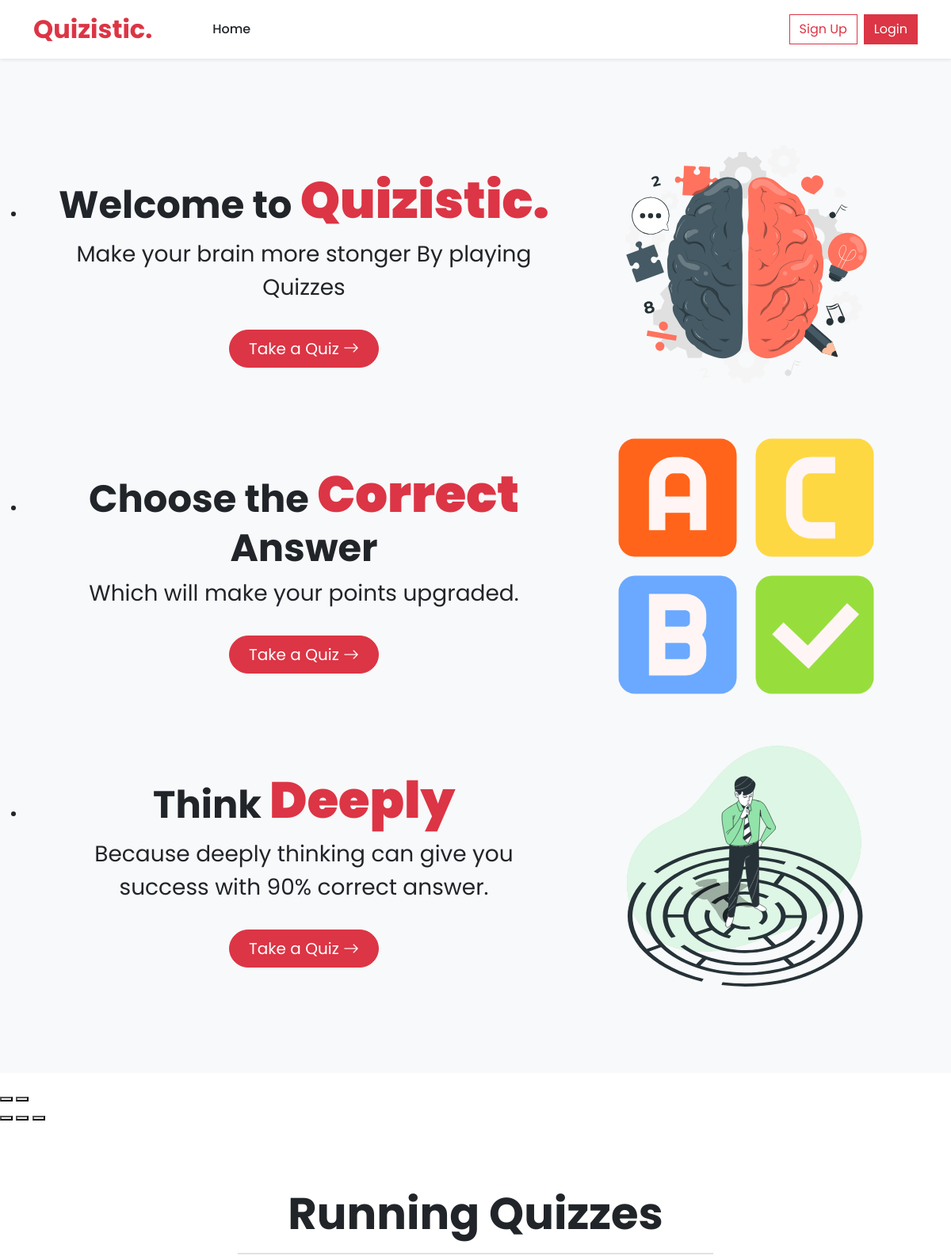
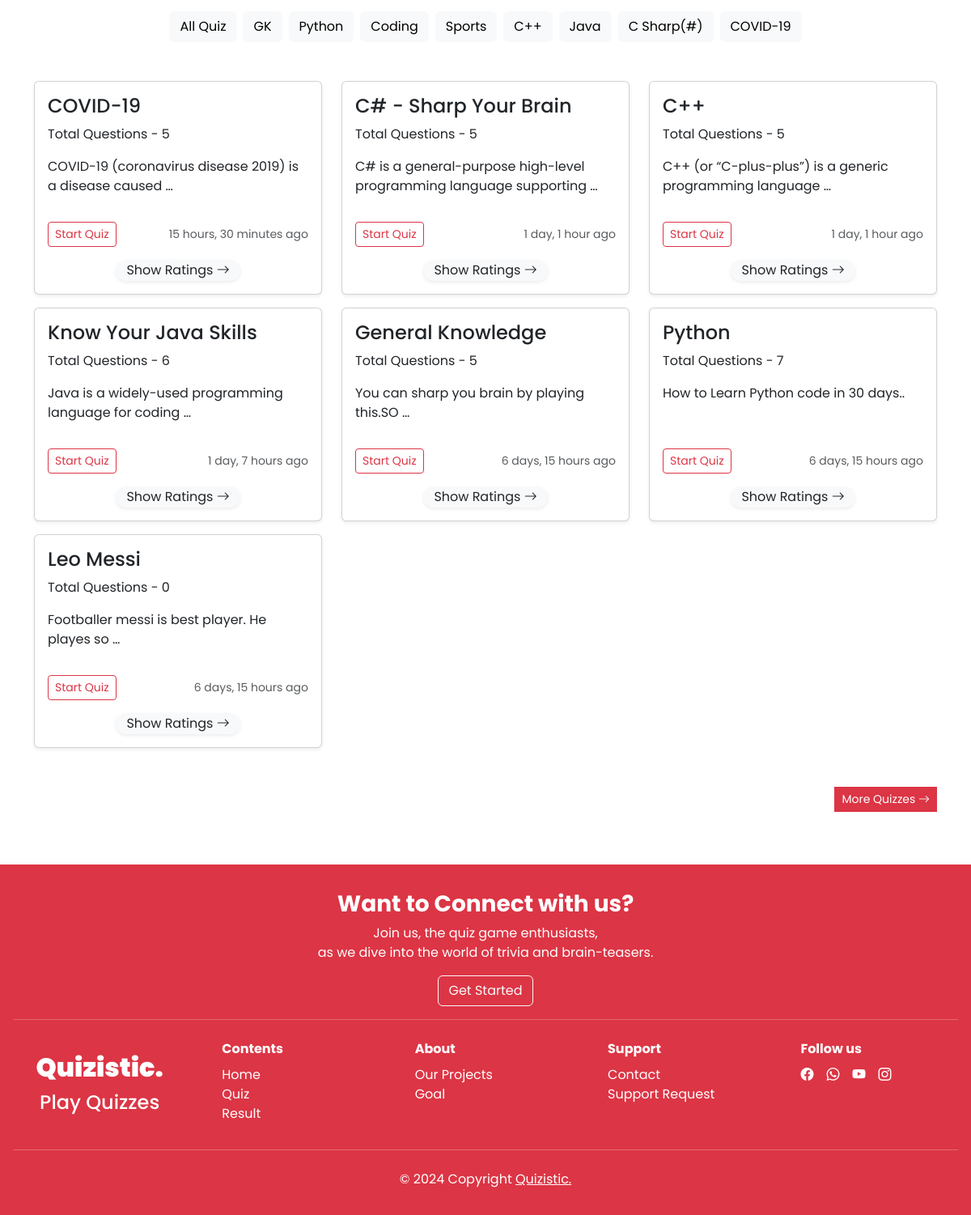
The page / on the database its author committed (2 pictures, top to bottom).
### category/models.py (models this page shows, shortened)
class Category(models.Model):
    name = models.CharField(max_length=25)
    slug = models.SlugField(max_length=25,unique=True, null=True, blank=True)

### quiz/models.py (models this page shows, shortened)
class Quiz(models.Model):
    title = models.CharField(max_length=250)
    description = models.TextField()
    category = models.ForeignKey(Category, on_delete = models.CASCADE)
    created_at = models.DateTimeField(auto_now_add=True)
    updated_at = models.DateTimeField(auto_now=True)

### Quizistic/views.py (the view)
# urls.py: 2. Add a URL to urlpatterns:  path('', views.home, name='home')
def home (request,category_slug=None):
    quizzes = Quiz.objects.order_by('-created_at')
    categories = Category.objects.all()
    if category_slug is not None:
        category = Category.objects.get(slug = category_slug)
        quizzes = Quiz.objects.filter(category = category)
    categories = Category.objects.all()
    context ={"quizzes":quizzes, "categories":categories}
    return render(request,'home.html',context)

### templates/home.html
{% extends 'base.html' %}
{% load static %}
{% block content %}
<div class="swiffy-slider  slider-nav-animation slider-nav-animation-fadein slider-item-first-visible slider-nav-round slider-indicators-outside slider-indicators-round slider-indicators-dark slider-nav-autoplay slider-nav-autopause "
    id="swiffy-animation" data-slider-nav-autoplay-interval="4000">
    <ul class="slider-container bg-body-tertiary py-5" id="container1">
        <li id="slide1" class="slide-visible">
            <div class="my-5 d-flex justify-content-center">
                <div class="row container align-items-center m-0">
                    <div class="col-12 col-md-7 order-2 order-md-1 text-center">
                        <h2 class="fw-bolder display-5 mt-5 mt-md-2">Welcome to <span
                                class="text-danger display-3 fw-bolder ">Quizistic.</span>
                        </h2>
                        <div class="mt-2">
                            <p class="fs-3 ">Make your brain more stonger By playing Quizzes</p>
                            {% if user.is_authenticated %}
                            <a href="{% url 'all_quiz' %}" class="btn btn-danger rounded-pill fs-5  px-4 py-2 mt-3">Take
                                a
                                Quiz <i class="bi bi-arrow-right"></i></a>
                            {% else %}
                            <a href="{% url 'login' %}" class="btn btn-danger rounded-pill fs-5  px-4 py-2 mt-3 ">Take a
                                Quiz
                                <i class="bi bi-arrow-right "></i></a>
                            {% endif %}
                        </div>
                    </div>
                    <div class="col-12 col-md-5 d-flex order-1 order-md-2 justify-content-center">
                        <img src="{% static 'images/brain.svg' %}" class="w-75" alt="Answer Picture">
                    </div>
                </div>
            </div>
        </li>
        <li id="slide2">
            <div class=" my-5 d-flex justify-content-center">
                <div class="row container align-items-center m-0">
                    <div class="col-12 col-md-7 order-2 order-md-1 text-center">
                        <h2 class="fw-bolder display-5 mt-5 mt-md-2">Choose the <span
                                class="text-danger display-3 fw-bolder ">Correct</span> Answer
                        </h2>
                        <div class="mt-2">
                            <p class="fs-3 ">Which will make your points upgraded.</p>
                            {% if user.is_authenticated %}
                            <a href="{% url 'all_quiz' %}" class="btn btn-danger rounded-pill fs-5  px-4 py-2 mt-3">Take
                                a
                                Quiz <i class="bi bi-arrow-right"></i></a>
                            {% else %}
                            <a href="{% url 'login' %}" class="btn btn-danger rounded-pill fs-5  px-4 py-2 mt-3">Take a
                                Quiz
                                <i class="bi bi-arrow-right "></i></a>
                            {% endif %}
                        </div>
                    </div>
                    <div class="col-12 col-md-5 d-flex order-1 order-md-2 justify-content-center">
                        <img src="{% static 'images/answer.png' %}" class="w-75" alt="Answer Picture">
                    </div>
                </div>
            </div>
        </li>
        <li id="slide3">
            <div class="my-5 d-flex justify-content-center">
                <div class="row container align-items-center m-0">
                    <div class="col-12 col-md-7 order-2 order-md-1 text-center">
                        <h2 class="fw-bolder display-5 mt-5 mt-md-2">Think <span
                                class="text-danger display-3 fw-bolder ">Deeply</span>
                        </h2>
                        <div class="mt-2">
                            <p class="fs-3 ">Because deeply thinking can give you success with 90% correct answer.</p>
                            {% if user.is_authenticated %}
                            <a href="{% url 'all_quiz' %}" class="btn btn-danger rounded-pill fs-5  px-4 py-2 mt-3">Take
                                a
                                Quiz <i class="bi bi-arrow-right"></i></a>
                            {% else %}
                            <a href="{% url 'login' %}" class="btn btn-danger rounded-pill fs-5  px-4 py-2 mt-3">Take a
                                Quiz
                                <i class="bi bi-arrow-right "></i></a>
                            {% endif %}
                        </div>
                    </div>
                    <div class="col-12 col-md-5 d-flex order-1 order-md-2 justify-content-center">
                        <img src="{% static 'images/problem-solving.svg' %}" class="w-75" alt="Answer Picture">
                    </div>
                </div>
            </div>
        </li>
    </ul>
    <button type="button" class="slider-nav" aria-label="Go to previous"></button>
    <button type="button" class="slider-nav slider-nav-next" aria-label="Go to next"></button>
    <div class="slider-indicators">
        <button aria-label="Go to slide" class="active "></button>
        <button aria-label=" Go to slide"></button>
        <button aria-label="Go to slide"></button>
    </div>
</div>
<section class="my-5 pb-5">
    <div class="d-flex justify-content-center ">
        <h1 class="display-4 fw-bold border-bottom  border-2 text-center my-3 w-50 py-3">Running Quizzes</h1>
    </div>
    <div class="container">
        <div class="d-flex flex-wrap gap-2 justify-content-center ">
            <a href="{% url 'home' %}" class="btn btn-light ">All Quiz</a>
            {% for cat in categories %}
            <a href="{% url 'home_cat' cat.slug %}" class="btn btn-light ">{{cat.name}}</a>
            {% endfor %}
        </div>
    </div>
    <div class="container mt-5">
        {% if quizzes|length > 0 %}
        <div class="row row-cols-1 row-cols-sm-1 row-cols-md-2 row-cols-lg-3 gy-3">
            {% for quiz in quizzes %}
            <div class="col">
                <div class=" card shadow-sm px-0 h-100">
                    <div class="card-body">
                        <h4>{{quiz.title}}</h4>
                        <p class="card-text">Total Questions - {{quiz.question_set.count}}</p>
                        <p class="card-text">{{quiz.description | truncatewords:8}}</p>
                    </div>
                    <div class="card-footer bg-transparent border-0 my-2">
                        <div class="d-flex justify-content-between align-items-center">
                            <div class="btn-group">
                                {% if user.is_authenticated %}
                                <a href="{% url 'question' quiz.id %}" type="button"
                                    class="btn btn-sm btn-outline-danger">Start
                                    Quiz</a>
                                {% else %}
                                <a href="{% url 'login' %}" type="button" class="btn btn-sm btn-outline-danger">Start
                                    Quiz</a>
                                {% endif %}
                            </div>
                            <small class="text-body-secondary">{{quiz.created_at | timesince}} ago</small>
                        </div>
                        <div class="d-flex justify-content-center mt-3">
                            <a href="{% url 'ratings' quiz.id %}"
                                class="text-dark mx-auto btn bg-body-tertiary  shadow-sm rounded-pill py-0  text-decoration-none">
                                Show Ratings <i class="bi bi-arrow-right"></i>
                            </a>
                        </div>
                    </div>
                </div>
            </div>
            {% endfor %}
        </div>
        {% else %}
        <h3 class="text-danger fw-bolder text-center">There is no Quiz available for this Category.</h3>
        {% endif %}
    </div>
    <div class="container  my-5"><a href="{% url 'all_quiz' %}" class="btn btn-sm btn-danger rounded-0 float-end">More
            Quizzes <i class="bi bi-arrow-right "></i></a>
    </div>
</section>
{% endblock %}

### static/css/style.css (style rules this page uses)
body { font-family: poppins; }

### rows shown on the page
Category: name "GK"
Category: name "Python"
Category: name "Coding"
Category: name "Sports"
Category: name "C++"
Category: name "Java"
Category: name "C Sharp(#)"
Category: name "COVID-19"
Quiz: title "COVID-19", question_set.count "5", description "COVID-19 (coronavirus disease 2019) is a disease caused …", created_at "15 hours, 30 minutes"
Quiz: title "C# - Sharp Your Brain", question_set.count "5", description "C# is a general-purpose high-level programming language supporting …", created_at "1 day, 1 hour"
Quiz: title "C++", question_set.count "5", description "C++ (or “C-plus-plus”) is a generic programming language …", created_at "1 day, 1 hour"
Quiz: title "Know Your Java Skills", question_set.count "6", description "Java is a widely-used programming language for coding …", created_at "1 day, 7 hours"
Quiz: title "General Knowledge", question_set.count "5", description "You can sharp you brain by playing this.SO …", created_at "6 days, 15 hours"
Quiz: title "Python", question_set.count "7", description "How to Learn Python code in 30 days..", created_at "6 days, 15 hours"
Quiz: title "Leo Messi", question_set.count "0", description "Footballer messi is best player. He playes so …", created_at "6 days, 15 hours"
